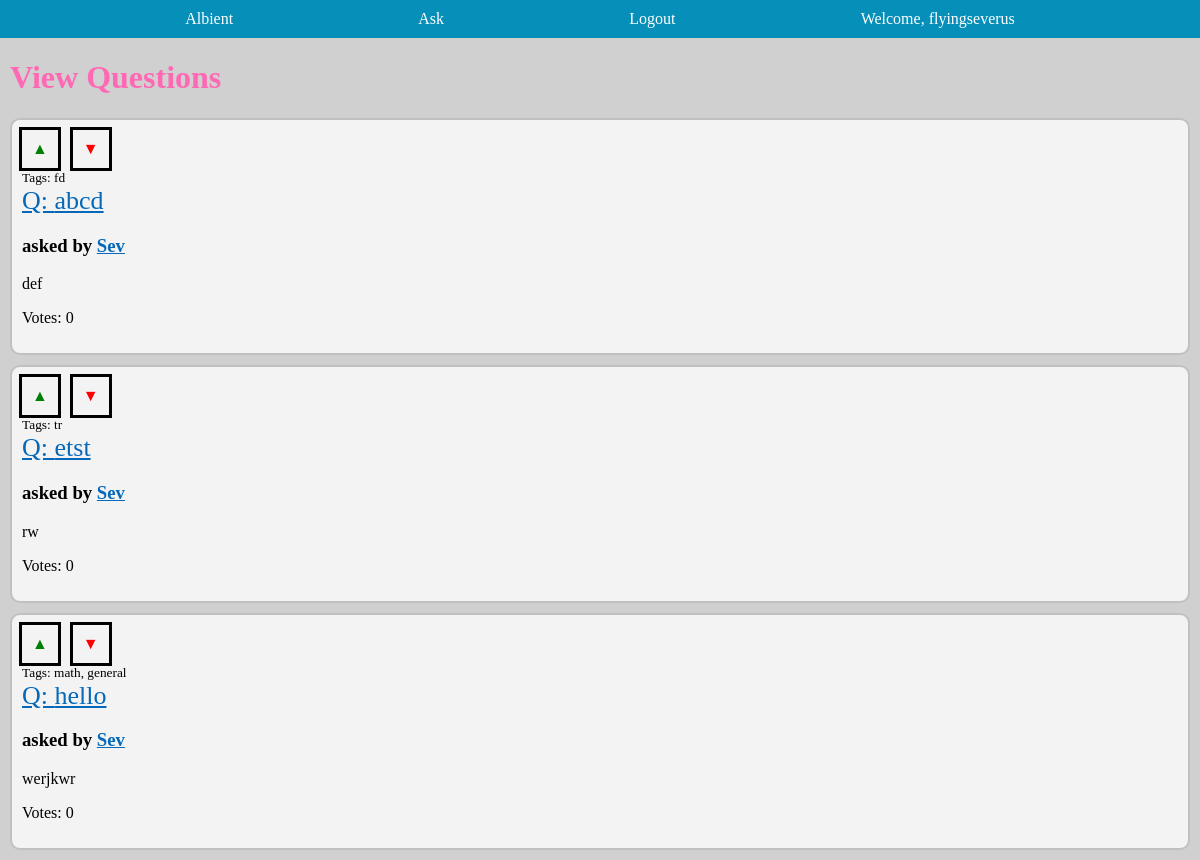
Page / (signed in) on the earlier database version.
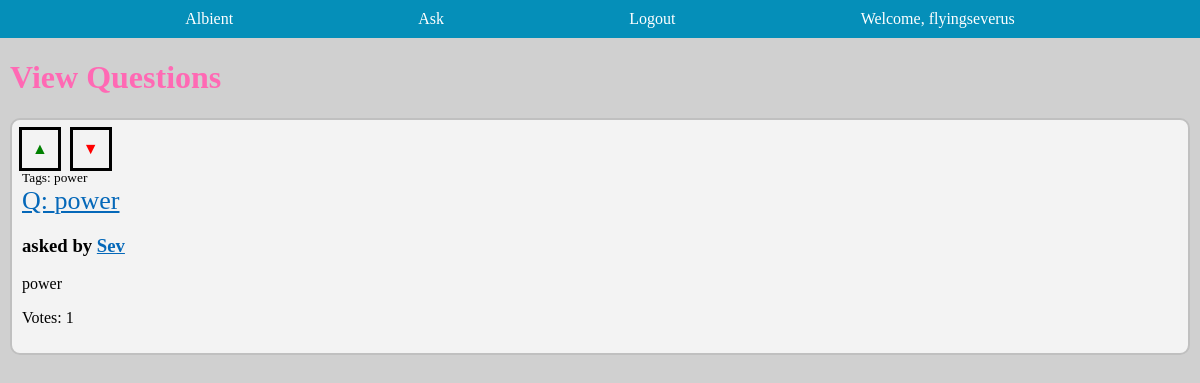
Same page on the later database version.
### albient/models.py (models this page shows)
class User(db.Model, UserMixin):
    id = sa.Column(sa.Integer, primary_key=True, unique=True)
    role_id = sa.Column(sa.Integer, default=0)  # 0 for normal users, 1 for admin
    email = sa.Column(sa.String(320))
    username = sa.Column(sa.String(64), nullable=False, unique=True)
    display_name = sa.Column(sa.String(32))
    password = sa.Column(sa.String(64), nullable=False)
    rep_points = sa.Column(sa.Integer)
    questions = relationship("Question", backref="op", lazy=True)
    replies = relationship("Comment", backref="op", lazy=True)

class Question(db.Model):
    id = sa.Column(sa.Integer, primary_key=True, unique=True)
    title = sa.Column(sa.String(64))
    content = sa.Column(sa.Text)
    user_id = sa.Column(sa.Integer, sa.ForeignKey("user.id"))
    comments = relationship("Comment", backref="question", lazy=True)
    tags = sa.Column(sa.String(32))
    votes = sa.Column(sa.Integer, default=0)
    is_resolved = sa.Column(sa.Boolean, default=False)

### albient/routes.py (the view)
@app.route("/home")
@app.route("/")
def home():
    questions = Question.query.order_by(Question.id.desc()).all()
    return render_template("home.html", questions=questions)

### albient/models.py (called while the page is built)
@login_manager.user_loader
def load_user(user_id):
    return User.query.get(int(user_id))

### albient/templates/home.html
{% extends "base.html" %}
{% block content %}
<h1>View Questions</h1>
{% for question in questions %}
<div class="question">
    <div class="vote-buttons">
        <a class="vote-button upvote-icon" href="{{url_for('upvote_post', post_id=question.id, del=1) }}">&#9650;</a>
        <a class="vote-button downvote-icon" href="{{url_for('upvote_post', post_id=question.id, del=-1) }}">&#9660;</a>
    </div>
    <small>Tags: {{ question.tags }}</small>
    <a href="{{ url_for('view_question', id=question.id) }}" class="question-title">Q: {{ question.title }}</a>
    <h3>asked by <a href="{{ url_for('view_user', username=question.op.username)}}">{{ question.op.display_name }}</a> </h6>
        <p>{{ question.content }}</p>
    <p>Votes: {{ question.votes }}</p>
</div>
{% endfor %}
{% endblock content %}

### albient/templates/base.html (shortened to what this page needs)
<!DOCTYPE html>
<html lang="en">
  <head>
    <link rel="stylesheet" href="{{ url_for('static', filename='style.css')}}">
  </head>
  <body>
    <nav class="obc">
      <a href="{{ url_for('home') }}">Albient</a>
      <a href="{{ url_for('ask') }}">Ask</a>
      {% if current_user.is_authenticated %}
      <a href="{{ url_for('logout') }}">Logout</a>
      <span>Welcome, <a href="{{url_for('view_user', username= current_user.username)}}">{{ current_user.username }}</a></span>
      {% else %}
        <a href="{{ url_for('login') }}">Login</a>
      {% endif %}
    </nav>
    {% block content %}
    {% endblock %}
  </body>
</html>

### albient/static/style.css (style rules this page uses)
body { margin: 0; padding: 0; font-family: 'Roboto Mono'; background: rgb(208, 208, 208); }
h1 { color: hotpink; margin-left: 10px; }
.question { background-color: #f3f3f3; border-radius: 10px; margin: 10px 10px; padding: 10px; border: 2px solid silver; }
nav.obc { display: flex; justify-content: space-evenly; background-color: rgb(5, 143, 185); padding: 10px 0px; }
.obc a { text-decoration: none; color: white; transition: all 100ms; }
.obc span { color: white; }
.question a { color: rgb(5, 104, 185); }
.question-title { display: block; font-size: 26px; }
.vote-buttons a { cursor: pointer; padding: 10px; display: block; outline: 3px solid black; text-decoration: none; }
.vote-buttons .upvote-icon { color: green; }
.vote-buttons .downvote-icon { color: red; }
.vote-buttons { display: flex; gap: 15px; }

Differences in the rows shown:
removed Question: tags "fd", title "abcd", op.display_name "Sev", content "def", votes "0"
removed Question: tags "tr", title "etst", op.display_name "Sev", content "rw", votes "0"
changed Question "Sev": tags "math, general" → "power"; title "hello" → "power"; content "werjkwr" → "power"; votes "0" → "1"
